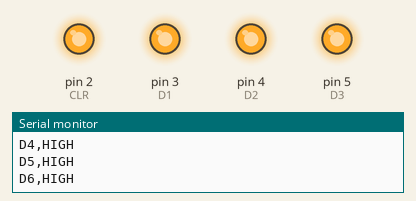
Recording of a sketch running on a simulated Arduino Uno, built with avr-gcc and run on an emulated ATmega328P. Shown: output pins drawn as LEDs (lit = HIGH), the last lines printed to the serial monitor. Pins used as bus, display or sensor lines are not drawn.

Above: at 2.5 s.
At 5.5 s:
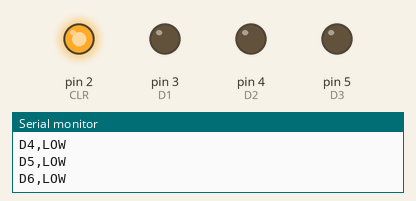
At 10.0 s:
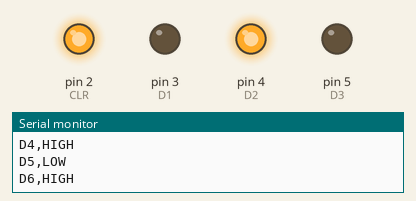
At 16.0 s:
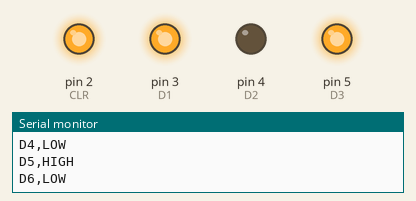
Timing chart, 0 to 24.5 s (numbered marks = the images above):
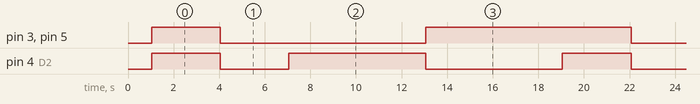

The sketch:

74HC174.ino
```cpp
#define CLR 2
#define D1 3
#define D2 4
#define D3 5
#define CLK 6
#define D4 7
#define D5 8
#define D6 9

long milliDelay = 500;


void setup() {
  // put your setup code here, to run once:
  pinMode(CLR, OUTPUT);
  digitalWrite(CLR, HIGH);
  pinMode(CLK, OUTPUT);
  digitalWrite(CLK,LOW);
  pinMode(D1, OUTPUT);
  pinMode(D2, OUTPUT);
  pinMode(D3, OUTPUT);
  pinMode(D4, OUTPUT);
  pinMode(D5, OUTPUT);
  pinMode(D6, OUTPUT);
  digitalWrite(D1, LOW);
  digitalWrite(D2, LOW);
  digitalWrite(D3, LOW);
  digitalWrite(D4, LOW);
  digitalWrite(D5, LOW);
  digitalWrite(D6, LOW);
  digitalWrite(CLK, HIGH);
  delay(50);
  digitalWrite(CLK, LOW);
  Serial.begin(9600);
  Serial.println("BEGIN TEST");
  Serial.println("All LED's should be Off");
  delay(1000);
}

void setInput(int inputNum, int inputVal){
  switch(inputNum){
    case 1:
      if (inputVal == 1){
        digitalWrite(D1, HIGH);
        Serial.println("D1,HIGH");
      }
      if (inputVal == 0){
        digitalWrite(D1, LOW);
        Serial.println("D1,LOW");
      }
      break;
    case 2:
      if (inputVal == 1){
        digitalWrite(D2, HIGH);
        Serial.println("D2,HIGH");
      }
      if (inputVal == 0){
        digitalWrite(D2, LOW);
        Serial.println("D2,LOW");
      }
      break;
    case 3:
      if (inputVal == 1){
        digitalWrite(D3, HIGH);
        Serial.println("D3,HIGH");
      }
      if (inputVal == 0){
        digitalWrite(D3, LOW);
        Serial.println("D3,LOW");
      }
      break;
    case 4:
      if (inputVal == 1){
        digitalWrite(D4, HIGH);
        Serial.println("D4,HIGH");
      }
      if (inputVal == 0){
        digitalWrite(D4, LOW);
        Serial.println("D4,LOW");
      }
      break;
    case 5:
      if (inputVal == 1){
        digitalWrite(D5, HIGH);
        Serial.println("D5,HIGH");
      }
      if (inputVal == 0){
        digitalWrite(D5, LOW);
        Serial.println("D5,LOW");
      }
      break;
    case 6:
      if (inputVal == 1){
        digitalWrite(D6, HIGH);
        Serial.println("D6,HIGH");
      }
      if (inputVal == 0){
        digitalWrite(D6, LOW);
        Serial.println("D6,LOW");
      }
      break;
    default:
      Serial.println("Incorrect Input");
      break;
  }
}

void toggleAllOn(){
  for (int i=0; i < 6; i++){
    setInput(i+1, 1);
  }
  digitalWrite(CLK, HIGH);
  digitalWrite(CLK, LOW);
}
void toggleAllOff(){
  for (int i=0; i < 6; i++){
    setInput(i+1, 0);
  }
  digitalWrite(CLK, HIGH);
  digitalWrite(CLK, LOW);
}

void clearAll(){
  digitalWrite(CLR, LOW);
  digitalWrite(CLK, LOW);
  digitalWrite(CLK, HIGH);
  digitalWrite(CLR, HIGH);
  digitalWrite(CLK, LOW);
  Serial.println("ALL LED's LOW, CLEARED");
}

void toggleEven(){
  Serial.println("Toggle Even");
  for (int i=0; i < 6; i++){
    if (i % 2 == 0){
      setInput(i+1, 1);
    } else {
      setInput(i+1, 0);
    }
  }
  digitalWrite(CLK, HIGH);
  digitalWrite(CLK,LOW);
}

void toggleOdd(){
  Serial.println("Toggle Odd");
  for (int i=0; i < 6; i++){
    if (i % 2 == 1){
      setInput(i+1, 1);
    } else {
      setInput(i+1, 0);
    }
  }
  digitalWrite(CLK, HIGH);
  digitalWrite(CLK, LOW);
}

void loop() {
  Serial.println("Cycle Start");
  toggleAllOn();
  delay(3000);
  toggleAllOff();
  delay(3000);
  toggleOdd();
  delay(3000);
  clearAll();
  delay(3000);
  toggleEven();
  delay(3000);
  clearAll();
  delay(3000);
  Serial.println("Cycle Complete");
}
```

Measured:
- by itself, pin 3 (D1), pin 5 (D3): repeats every 18.0 s: LOW 9.0 s, HIGH 9.0 s
- by itself, pin 4 (D2): repeats every 18.0 s: LOW 3.0 s, HIGH 6.0 s, LOW 6.0 s, HIGH 3.0 s
- by itself, everything shown: repeats every 18.0 s, in 4 steps
